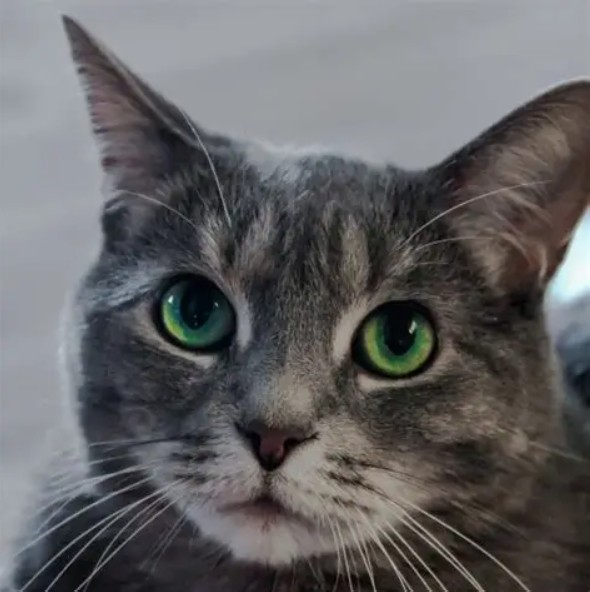
#> input picture gato.jpg, 590 x 592 px
$ python Q2.py
#> lines starting #> are read from the running program, lines starting #| are printed output that depends on the picture
import cv2
import numpy as np

# =========================
# 1. LEITURA
# =========================
img = cv2.imread("gato.jpg")
#> img is the input picture: shape (592, 590, 3); mean B, G, R 100.3, 98.9, 99.5
if img is None:
    raise ValueError("Imagem não encontrada!")

gray = cv2.cvtColor(img, cv2.COLOR_BGR2GRAY)

# =========================
# 2. SUAVIZAÇÃO GAUSSIANA
# =========================
blur = cv2.GaussianBlur(gray, (5, 5), 1.4)
cv2.imwrite("01_gaussian.png", blur)

# =========================
# 3. SOBEL MANUAL (GRADIENTE)
# =========================

# kernels Sobel
sobel_x = np.array([[-1, 0, 1],
                     [-2, 0, 2],
                     [-1, 0, 1]])

sobel_y = np.array([[-1, -2, -1],
                     [ 0,  0,  0],
                     [ 1,  2,  1]])

h, w = blur.shape
#> h = 592; w = 590

gx = np.zeros_like(blur, dtype=np.float32)
gy = np.zeros_like(blur, dtype=np.float32)

# convolução manual
for i in range(1, h - 1):
    for j in range(1, w - 1):
        region = blur[i-1:i+2, j-1:j+2]

        gx[i, j] = np.sum(region * sobel_x)
        gy[i, j] = np.sum(region * sobel_y)
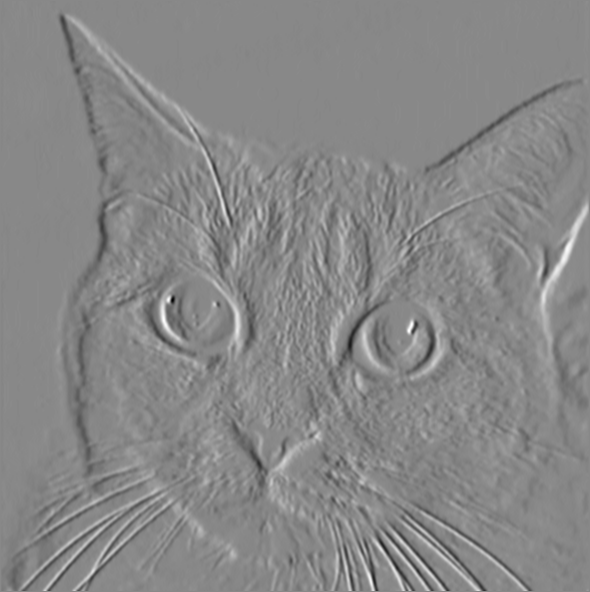
#> gx: shape (592, 590) float32; min -278, max 243, mean -0.8; drawn with min black and max white
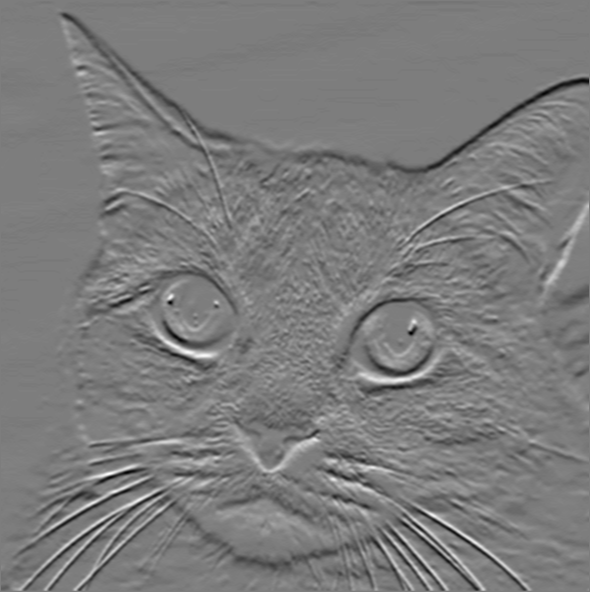
#> gy: shape (592, 590) float32; min -205, max 213, mean -1.6; drawn with min black and max white

# =========================
# 4. MAGNITUDE E ORIENTAÇÃO
# =========================
magnitude = np.sqrt(gx**2 + gy**2)
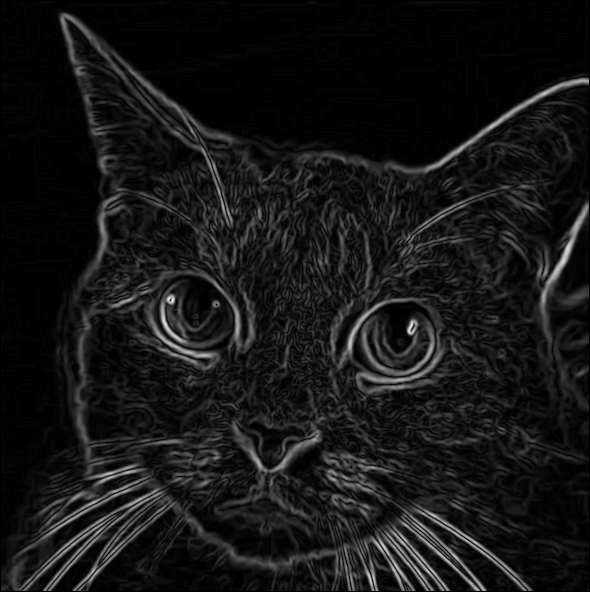
#> magnitude: shape (592, 590) float32; min 0, max 286.2, mean 25.2; drawn with min black and max white
angle = np.arctan2(gy, gx) * (180 / np.pi)
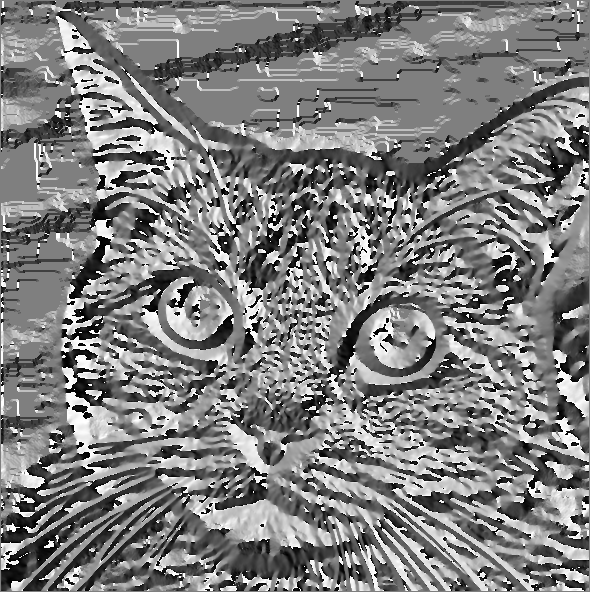
#> angle: shape (592, 590) float32; min -179.6, max 180, mean -0.9; drawn with min black and max white
angle[angle < 0] += 180  # HOG usa 0–180
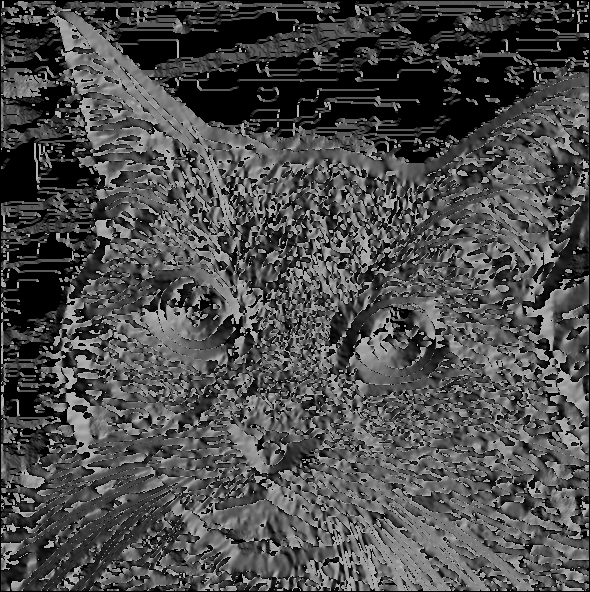
#> angle: shape (592, 590) float32; min 0, max 180, mean 76

# normalizar magnitude para salvar imagem
mag_img = cv2.normalize(magnitude, None, 0, 255, cv2.NORM_MINMAX)
mag_img = np.uint8(mag_img)

cv2.imwrite("02_magnitude.png", mag_img)

# =========================
# 5. HOG SIMPLIFICADO
# =========================

cell_size = 8
bins = 9
bin_range = 180 / bins

h_cells = h // cell_size
#> h_cells = 74
w_cells = w // cell_size
#> w_cells = 73

hog = np.zeros((h_cells, w_cells, bins))

for i in range(h_cells):
    for j in range(w_cells):

        cell_mag = magnitude[
            i*cell_size:(i+1)*cell_size,
            j*cell_size:(j+1)*cell_size
        ]

        cell_ang = angle[
            i*cell_size:(i+1)*cell_size,
            j*cell_size:(j+1)*cell_size
        ]

        hist = np.zeros(bins)

        for x in range(cell_size):
            for y in range(cell_size):
                m = cell_mag[x, y]
                a = cell_ang[x, y]

                bin_idx = int(a // bin_range)
                bin_idx = min(bin_idx, bins - 1)

                hist[bin_idx] += m

        hog[i, j] = hist

# =========================
# 6. VISUALIZAÇÃO SIMPLES DO HOG
# =========================

hog_vis = np.zeros_like(gray)

for i in range(h_cells):
    for j in range(w_cells):
        strength = np.sum(hog[i, j])

        cv2.rectangle(
            hog_vis,
            (j*cell_size, i*cell_size),
            ((j+1)*cell_size, (i+1)*cell_size),
            int(strength / 10),
            -1
        )
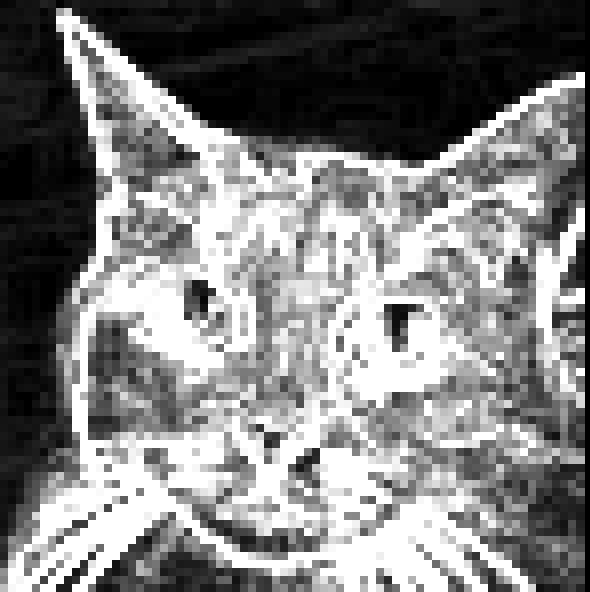
#> hog_vis: shape (592, 590); min 0, max 255, mean 128

cv2.imwrite("03_hog.png", hog_vis)

# =========================
# 7. EXIBIÇÃO
# =========================
cv2.imshow("Gaussian", blur)
cv2.imshow("Magnitude", mag_img)
cv2.imshow("HOG", hog_vis)

cv2.waitKey(0)
cv2.destroyAllWindows()
